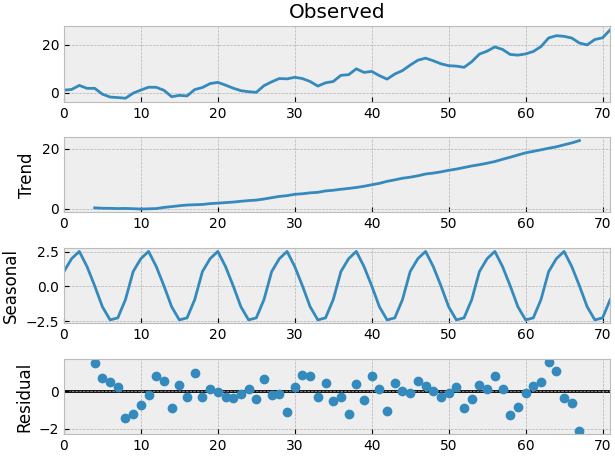

Python code for this plot:
import numpy as np
from statsmodels.tsa.seasonal import seasonal_decompose

n_seasons = 8
size = 8 * 9
x = np.linspace(0, n_seasons * 2 * np.pi, size)

seasons = np.sin(x) * 2.5
trend = (x * x) / 100
noise = np.random.normal(scale=0.7, size=size)
series = trend + seasons + noise

import matplotlib.pyplot as plt
plt.style.use('bmh')

result = seasonal_decompose(series, model='additive', period=round(size/n_seasons))
result.plot()
plt.show()

result._trend = trend
result._seasonal = seasons
result._resid = noise

result.plot()
plt.show()
